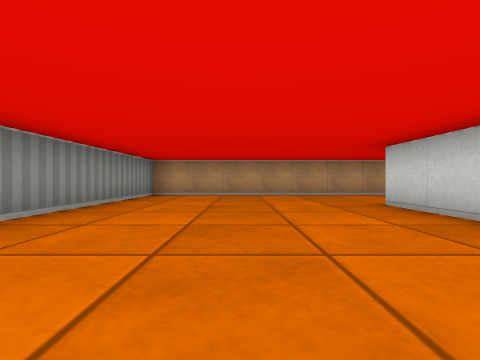
View 1 (above)

16 first-person views from a walk through a cub3D level. The camera is about half as high as the walls, looks level and sees 85° across. The floor is counted in squares. Each view is taken from the middle of a square. On the plan, view 1 faces up. The plan holds only what a view shows up to about 9 squares ahead; the rest is blank.

View 2
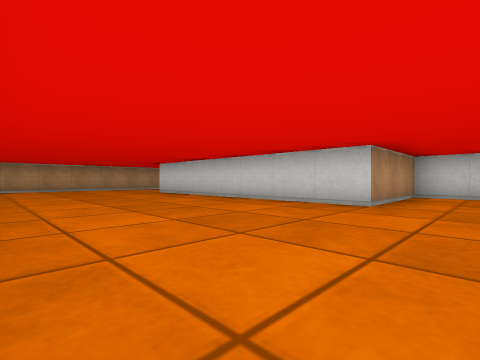

View 3
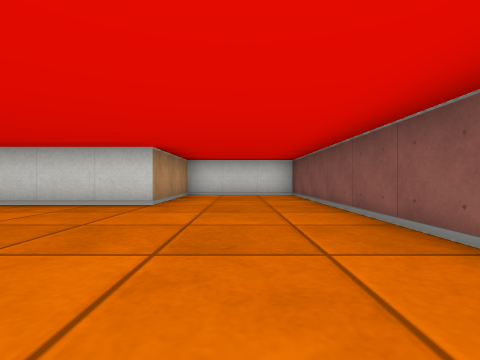

View 4
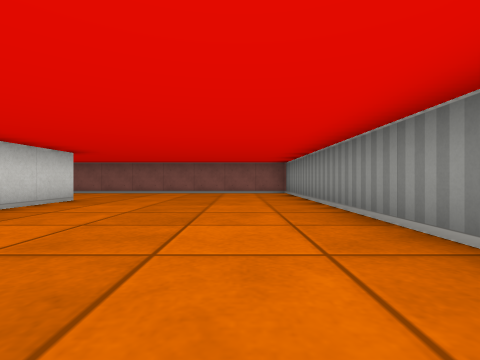

View 5
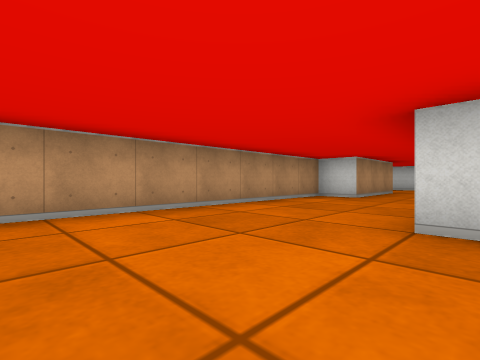

View 6
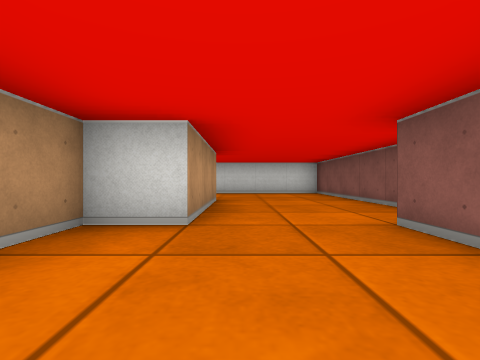

View 7
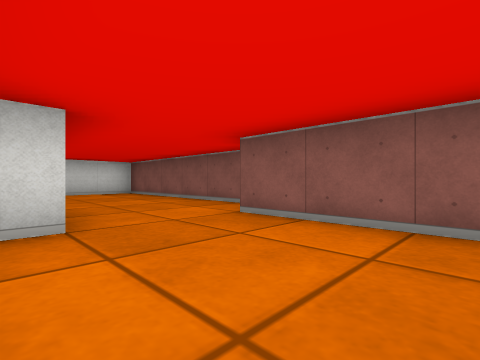

View 8
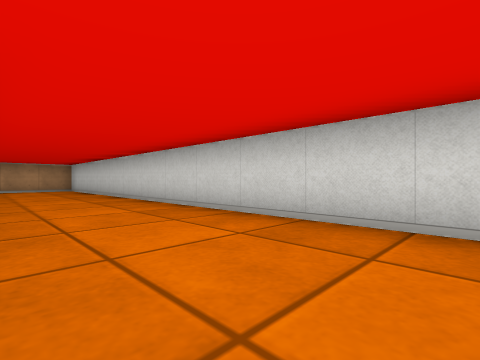

View 9
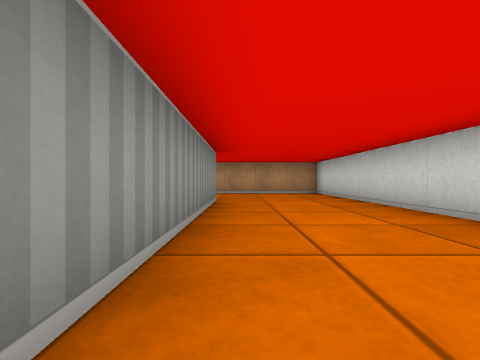

View 10
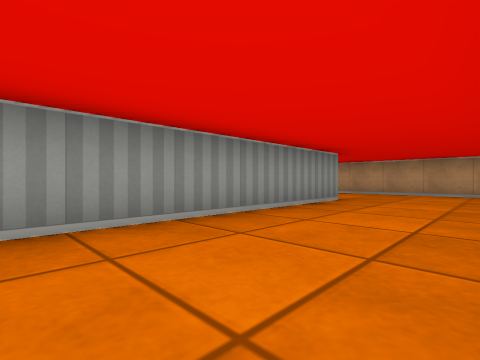

View 11
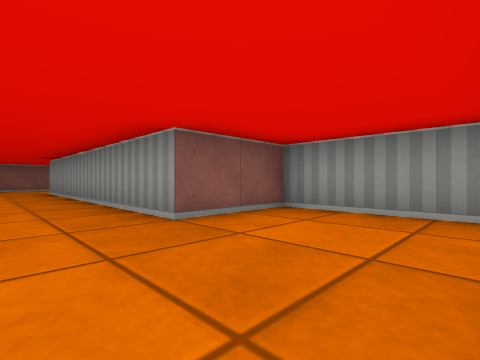

View 12
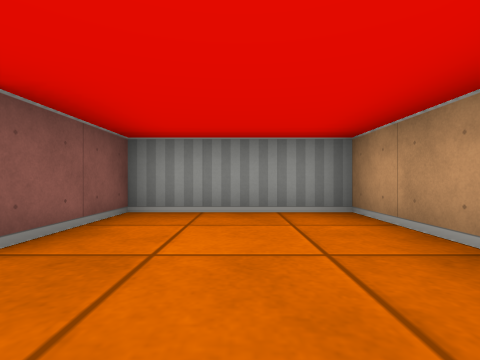

View 13
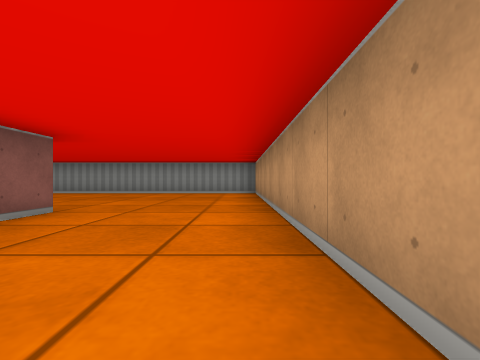

View 14
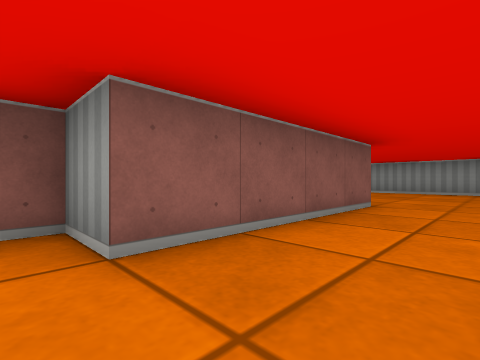

View 15
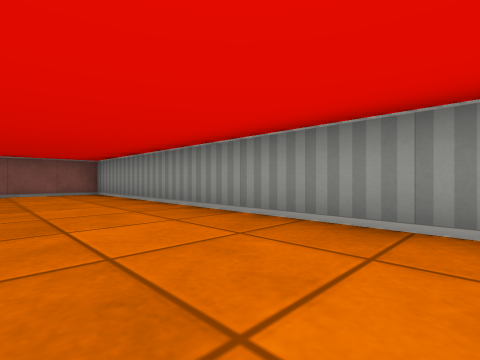

View 16
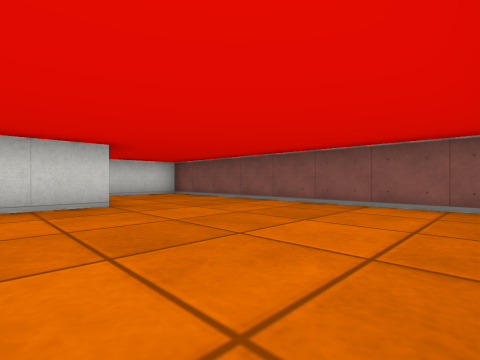

### Floor plan
Ten units are one square. View 1 is at (0, 0); x grows to the right and y downward. Boxes are objects, and circles mark ways between rooms. Rooms are numbered by the first view taken in them; rooms with no view inside come last. Other rooms are left out.
<svg viewBox="-30 -170 160 230">
<path fill="none" stroke="#000" d="M65 -65 65 -75 -25 -75 -25 55 55 55 55 25 25 25 25 -45 55 -45M55 -45 65 -45 65 -35 125 -35 125 -165 75 -165 75 -135 95 -135 95 -65 65 -65"/>
<circle cx="65" cy="-55" r="3" fill="#2a7"/>
<text x="10" y="-10">1</text>
<text x="100" y="-100">2</text>
</svg>
Room 1 opens to room 2.

Where each view was taken, in squares from view 1:
view 1: 0 up, 0 right, facing up
view 2: 4 down, 2 left, facing up-right
view 3: 4 down, 2 left, facing right
view 4: 3 up, 1 left, facing down
view 5: 4 up, 0 right, facing up-right
view 6: 6 up, 4 right, facing right
view 7: 7 up, 4 right, facing down-right
view 8: 5 up, 10 right, facing up-right
view 9: 8 up, 10 right, facing up
view 10: 8 up, 12 right, facing up-left
view 11: 16 up, 11 right, facing down-left
view 12: 15 up, 11 right, facing left
view 13: 7 up, 6 right, facing left
view 14: 6 up, 7 right, facing down-left
view 15: 3 up, 0 right, facing down-left
view 16: 1 down, 2 left, facing down-right
